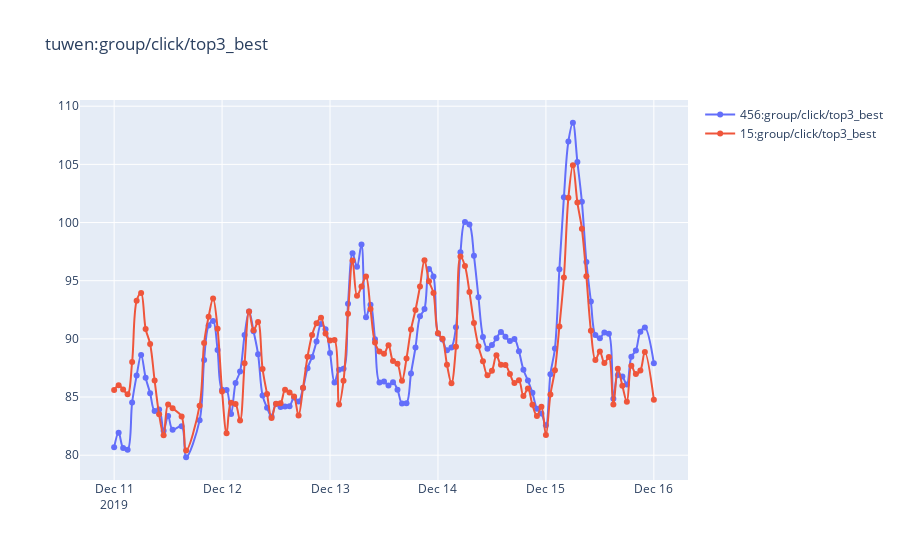

Write notebook code for a chart like this one.
### Code cell
compare(df, 'group/click/top3_best')
